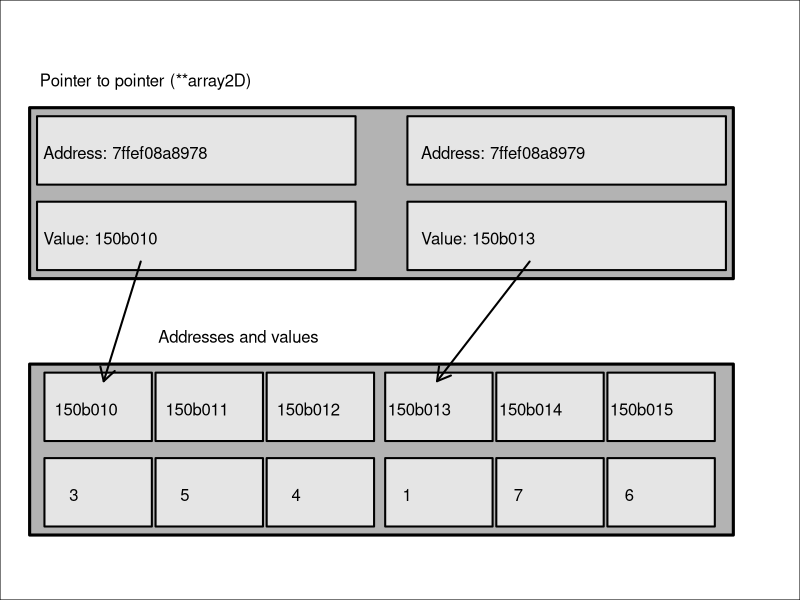

Generate this figure with R:
## ---- chunk 1
print(as.array(matrix(data = c(3, 5, 4, 1, 7, 6), nrow = 2, byrow = TRUE)));
## ---- chunk 2
mbox <- function(x0, x1, y0, y1){
    xx <- seq(from=x0, to=x1, length.out = 100);
    yy <- seq(from=y0, to=y1, length.out = 100);
    xd <- c(rep(x0, 100), xx, rep(x1,100), rev(xx));
    yd <- c(yy, rep(y1,100), rev(yy), rep(y0, 100));
    return(list(x=xd, y=yd));
}
par(mar=c(0,0,0,0));
# ===============================================================
plot(x=0, y=0, type="n", xlim=c(0,200), ylim=c(35,100), xaxt="n", yaxt="n",
     xlab="",ylab="");

text(x=0, y=93, labels="Pointer to pointer (**array2D)", col="black", pos = 4);
abox <- mbox(x0 = 0, x1 = 190, y0 = 70, y1 = 90);
polygon(x=abox$x, y=abox$y, lwd=3, border="black", col="grey70");
a1box <- mbox(x0 = 2, x1 = 88, y0 = 81, y1 = 89);
polygon(x=a1box$x, y=a1box$y, lwd=2, border="black", col="grey90");
a2box <- mbox(x0 = 2, x1 = 88, y0 = 71, y1 = 79);
polygon(x=a2box$x, y=a2box$y, lwd=2, border="black", col="grey90");
text(x=1, y=84.5, labels="Address: 7ffef08a8978", col="black", pos=4);
text(x=1, y=74.5, labels="Value: 150b010", col="black", pos = 4);

a3box <- mbox(x0 = 102, x1 = 188, y0 = 81, y1 = 89);
polygon(x=a3box$x, y=a3box$y, lwd=2, border="black", col="grey90");
a4box <- mbox(x0 = 102, x1 = 188, y0 = 71, y1 = 79);
polygon(x=a4box$x, y=a4box$y, lwd=2, border="black", col="grey90");
text(x=103, y=84.5, labels="Address: 7ffef08a8979", col="black", pos=4);
text(x=103, y=74.5, labels="Value: 150b013", col="black", pos = 4);

text(x=32, y=63, labels="Addresses and values", col="black", pos = 4);
bbox <- mbox(x0 = 0, x1 = 190, y0 = 40, y1 = 60);
polygon(x=bbox$x, y=bbox$y, lwd=3, border="black", col="grey70");
b1   <- mbox(x0 =   4, x1 =  33, y0 = 51, y1 = 59);
b2   <- mbox(x0 =  34, x1 =  63, y0 = 51, y1 = 59);
b3   <- mbox(x0 =  64, x1 =  93, y0 = 51, y1 = 59);
b4   <- mbox(x0 =  96, x1 = 125, y0 = 51, y1 = 59);
b5   <- mbox(x0 = 126, x1 = 155, y0 = 51, y1 = 59);
b6   <- mbox(x0 = 156, x1 = 185, y0 = 51, y1 = 59);
polygon(x=b1$x, y=b1$y, lwd=2, border="black", col="grey90");
polygon(x=b2$x, y=b2$y, lwd=2, border="black", col="grey90");
polygon(x=b3$x, y=b3$y, lwd=2, border="black", col="grey90");
polygon(x=b4$x, y=b4$y, lwd=2, border="black", col="grey90");
polygon(x=b5$x, y=b5$y, lwd=2, border="black", col="grey90");
polygon(x=b6$x, y=b6$y, lwd=2, border="black", col="grey90");
text(x=  4, y=54.5, labels="150b010", col="black", pos=4);
text(x= 34, y=54.5, labels="150b011", col="black", pos=4);
text(x= 64, y=54.5, labels="150b012", col="black", pos=4);
text(x= 94, y=54.5, labels="150b013", col="black", pos=4);
text(x=124, y=54.5, labels="150b014", col="black", pos=4);
text(x=154, y=54.5, labels="150b015", col="black", pos=4);

arrows(x0=30, x1=20, y0=72, y1=58, lwd=2, length=0.15);
arrows(x0=135, x1=110, y0=72, y1=58, lwd=2, length=0.15);

c1   <- mbox(x0 =   4, x1 =  33, y0 = 41, y1 = 49);
c2   <- mbox(x0 =  34, x1 =  63, y0 = 41, y1 = 49);
c3   <- mbox(x0 =  64, x1 =  93, y0 = 41, y1 = 49);
c4   <- mbox(x0 =  96, x1 = 125, y0 = 41, y1 = 49);
c5   <- mbox(x0 = 126, x1 = 155, y0 = 41, y1 = 49);
c6   <- mbox(x0 = 156, x1 = 185, y0 = 41, y1 = 49);
polygon(x=c1$x, y=c1$y, lwd=2, border="black", col="grey90");
polygon(x=c2$x, y=c2$y, lwd=2, border="black", col="grey90");
polygon(x=c3$x, y=c3$y, lwd=2, border="black", col="grey90");
polygon(x=c4$x, y=c4$y, lwd=2, border="black", col="grey90");
polygon(x=c5$x, y=c5$y, lwd=2, border="black", col="grey90");
polygon(x=c6$x, y=c6$y, lwd=2, border="black", col="grey90");
text(x=  8, y=44.5, labels="3", col="black", pos=4);
text(x= 38, y=44.5, labels="5", col="black", pos=4);
text(x= 68, y=44.5, labels="4", col="black", pos=4);
text(x= 98, y=44.5, labels="1", col="black", pos=4);
text(x=128, y=44.5, labels="7", col="black", pos=4);
text(x=158, y=44.5, labels="6", col="black", pos=4);
